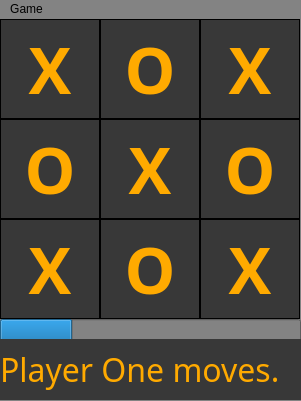
<?xml version="1.0" encoding="UTF-8"?>
<ui version="4.0">
 <class>TicTacToe_GUI</class>
 <widget class="QMainWindow" name="TicTacToe_GUI">
  <property name="geometry">
   <rect>
    <x>0</x>
    <y>0</y>
    <width>301</width>
    <height>401</height>
   </rect>
  </property>
  <property name="sizePolicy">
   <sizepolicy hsizetype="Fixed" vsizetype="Fixed">
    <horstretch>0</horstretch>
    <verstretch>0</verstretch>
   </sizepolicy>
  </property>
  <property name="windowTitle">
   <string>Крестики нолики</string>
  </property>
  <property name="windowIcon">
   <iconset>
    <normaloff>icon.png</normaloff>icon.png</iconset>
  </property>
  <property name="styleSheet">
   <string notr="true">background-color: rgb(131, 131, 131)</string>
  </property>
  <widget class="QWidget" name="centralwidget">
   <widget class="QPushButton" name="btn_Cell_1">
    <property name="geometry">
     <rect>
      <x>0</x>
      <y>0</y>
      <width>100</width>
      <height>100</height>
     </rect>
    </property>
    <property name="font">
     <font>
      <family>Arial Black</family>
      <pointsize>48</pointsize>
      <weight>75</weight>
      <bold>true</bold>
     </font>
    </property>
    <property name="styleSheet">
     <string notr="true">QPushButton:hover{
	background-color: rgb(99, 99, 98);
	color: rgb(230, 196, 0)
}
QPushButton{
	background-color: rgb(56, 56, 56);
	color: rgb(255, 170, 0);
	border: 1px solid black;
}
QPushButton:pressed{
	background-color: rgb(43, 43, 43);
	color: rgb(255, 85, 0)
}</string>
    </property>
    <property name="text">
     <string>X</string>
    </property>
   </widget>
   <widget class="QPushButton" name="btn_Cell_2">
    <property name="geometry">
     <rect>
      <x>100</x>
      <y>0</y>
      <width>100</width>
      <height>100</height>
     </rect>
    </property>
    <property name="font">
     <font>
      <family>Arial Black</family>
      <pointsize>48</pointsize>
      <weight>75</weight>
      <bold>true</bold>
     </font>
    </property>
    <property name="styleSheet">
     <string notr="true">QPushButton:hover{
	background-color: rgb(99, 99, 98);
	color: rgb(230, 196, 0)
}
QPushButton{
	background-color: rgb(56, 56, 56);
	color: rgb(255, 170, 0);
	border: 1px solid black;
}
QPushButton:pressed{
	background-color: rgb(43, 43, 43);
	color: rgb(255, 85, 0)
}</string>
    </property>
    <property name="text">
     <string>O</string>
    </property>
   </widget>
   <widget class="QPushButton" name="btn_Cell_3">
    <property name="geometry">
     <rect>
      <x>200</x>
      <y>0</y>
      <width>100</width>
      <height>100</height>
     </rect>
    </property>
    <property name="font">
     <font>
      <family>Arial Black</family>
      <pointsize>48</pointsize>
      <weight>75</weight>
      <bold>true</bold>
     </font>
    </property>
    <property name="styleSheet">
     <string notr="true">QPushButton:hover{
	background-color: rgb(99, 99, 98);
	color: rgb(230, 196, 0)
}
QPushButton{
	background-color: rgb(56, 56, 56);
	color: rgb(255, 170, 0);
	border: 1px solid black;
}
QPushButton:pressed{
	background-color: rgb(43, 43, 43);
	color: rgb(255, 85, 0)
}</string>
    </property>
    <property name="text">
     <string>X</string>
    </property>
   </widget>
   <widget class="QPushButton" name="btn_Cell_4">
    <property name="geometry">
     <rect>
      <x>0</x>
      <y>100</y>
      <width>100</width>
      <height>100</height>
     </rect>
    </property>
    <property name="font">
     <font>
      <family>Arial Black</family>
      <pointsize>48</pointsize>
      <weight>75</weight>
      <bold>true</bold>
     </font>
    </property>
    <property name="styleSheet">
     <string notr="true">QPushButton:hover{
	background-color: rgb(99, 99, 98);
	color: rgb(230, 196, 0)
}
QPushButton{
	background-color: rgb(56, 56, 56);
	color: rgb(255, 170, 0);
	border: 1px solid black;
}
QPushButton:pressed{
	background-color: rgb(43, 43, 43);
	color: rgb(255, 85, 0)
}</string>
    </property>
    <property name="text">
     <string>O</string>
    </property>
   </widget>
   <widget class="QPushButton" name="btn_Cell_5">
    <property name="geometry">
     <rect>
      <x>100</x>
      <y>100</y>
      <width>100</width>
      <height>100</height>
     </rect>
    </property>
    <property name="font">
     <font>
      <family>Arial Black</family>
      <pointsize>48</pointsize>
      <weight>75</weight>
      <bold>true</bold>
     </font>
    </property>
    <property name="styleSheet">
     <string notr="true">QPushButton:hover{
	background-color: rgb(99, 99, 98);
	color: rgb(230, 196, 0)
}
QPushButton{
	background-color: rgb(56, 56, 56);
	color: rgb(255, 170, 0);
	border: 1px solid black;
}
QPushButton:pressed{
	background-color: rgb(43, 43, 43);
	color: rgb(255, 85, 0)
}</string>
    </property>
    <property name="text">
     <string>X</string>
    </property>
   </widget>
   <widget class="QPushButton" name="btn_Cell_6">
    <property name="geometry">
     <rect>
      <x>200</x>
      <y>100</y>
      <width>100</width>
      <height>100</height>
     </rect>
    </property>
    <property name="font">
     <font>
      <family>Arial Black</family>
      <pointsize>48</pointsize>
      <weight>75</weight>
      <bold>true</bold>
     </font>
    </property>
    <property name="styleSheet">
     <string notr="true">QPushButton:hover{
	background-color: rgb(99, 99, 98);
	color: rgb(230, 196, 0)
}
QPushButton{
	background-color: rgb(56, 56, 56);
	color: rgb(255, 170, 0);
	border: 1px solid black;
}
QPushButton:pressed{
	background-color: rgb(43, 43, 43);
	color: rgb(255, 85, 0)
}</string>
    </property>
    <property name="text">
     <string>O</string>
    </property>
   </widget>
   <widget class="QPushButton" name="btn_Cell_7">
    <property name="geometry">
     <rect>
      <x>0</x>
      <y>200</y>
      <width>100</width>
      <height>100</height>
     </rect>
    </property>
    <property name="font">
     <font>
      <family>Arial Black</family>
      <pointsize>48</pointsize>
      <weight>75</weight>
      <bold>true</bold>
     </font>
    </property>
    <property name="styleSheet">
     <string notr="true">QPushButton:hover{
	background-color: rgb(99, 99, 98);
	color: rgb(230, 196, 0)
}
QPushButton{
	background-color: rgb(56, 56, 56);
	color: rgb(255, 170, 0);
	border: 1px solid black;
}
QPushButton:pressed{
	background-color: rgb(43, 43, 43);
	color: rgb(255, 85, 0)
}</string>
    </property>
    <property name="text">
     <string>X</string>
    </property>
   </widget>
   <widget class="QPushButton" name="btn_Cell_8">
    <property name="geometry">
     <rect>
      <x>100</x>
      <y>200</y>
      <width>100</width>
      <height>100</height>
     </rect>
    </property>
    <property name="font">
     <font>
      <family>Arial Black</family>
      <pointsize>48</pointsize>
      <weight>75</weight>
      <bold>true</bold>
     </font>
    </property>
    <property name="styleSheet">
     <string notr="true">QPushButton:hover{
	background-color: rgb(99, 99, 98);
	color: rgb(230, 196, 0)
}
QPushButton{
	background-color: rgb(56, 56, 56);
	color: rgb(255, 170, 0);
	border: 1px solid black;
}
QPushButton:pressed{
	background-color: rgb(43, 43, 43);
	color: rgb(255, 85, 0)
}</string>
    </property>
    <property name="text">
     <string>O</string>
    </property>
   </widget>
   <widget class="QPushButton" name="btn_Cell_9">
    <property name="geometry">
     <rect>
      <x>200</x>
      <y>200</y>
      <width>100</width>
      <height>100</height>
     </rect>
    </property>
    <property name="font">
     <font>
      <family>Arial Black</family>
      <pointsize>48</pointsize>
      <weight>75</weight>
      <bold>true</bold>
     </font>
    </property>
    <property name="styleSheet">
     <string notr="true">QPushButton:hover{
	background-color: rgb(99, 99, 98);
	color: rgb(230, 196, 0)
}
QPushButton{
	background-color: rgb(56, 56, 56);
	color: rgb(255, 170, 0);
	border: 1px solid black;
}
QPushButton:pressed{
	background-color: rgb(43, 43, 43);
	color: rgb(255, 85, 0)
}</string>
    </property>
    <property name="text">
     <string>X</string>
    </property>
   </widget>
   <widget class="QProgressBar" name="progressBar">
    <property name="geometry">
     <rect>
      <x>0</x>
      <y>300</y>
      <width>301</width>
      <height>23</height>
     </rect>
    </property>
    <property name="styleSheet">
     <string notr="true"/>
    </property>
    <property name="value">
     <number>24</number>
    </property>
    <property name="textVisible">
     <bool>false</bool>
    </property>
    <property name="textDirection">
     <enum>QProgressBar::TopToBottom</enum>
    </property>
   </widget>
   <widget class="QLabel" name="display">
    <property name="geometry">
     <rect>
      <x>0</x>
      <y>320</y>
      <width>301</width>
      <height>61</height>
     </rect>
    </property>
    <property name="font">
     <font>
      <family>Franklin Gothic Demi</family>
      <pointsize>24</pointsize>
     </font>
    </property>
    <property name="styleSheet">
     <string notr="true">	background-color: rgb(56, 56, 56);
	color: rgb(255, 170, 0)</string>
    </property>
    <property name="text">
     <string>Player One moves.</string>
    </property>
   </widget>
  </widget>
  <widget class="QMenuBar" name="menubar">
   <property name="geometry">
    <rect>
     <x>0</x>
     <y>0</y>
     <width>301</width>
     <height>21</height>
    </rect>
   </property>
   <widget class="QMenu" name="menuGame">
    <property name="title">
     <string>Game</string>
    </property>
    <addaction name="actionNew_Game"/>
   </widget>
   <addaction name="menuGame"/>
  </widget>
  <action name="actionNew_Game">
   <property name="text">
    <string>New Game</string>
   </property>
   <property name="shortcut">
    <string>Ctrl+N</string>
   </property>
  </action>
  <action name="actionSettings">
   <property name="text">
    <string>Settings</string>
   </property>
  </action>
  <action name="actionPlayer_vs_Player">
   <property name="text">
    <string>Player vs Player</string>
   </property>
  </action>
  <action name="actionPlayer_vs_PC">
   <property name="text">
    <string>Player vs PC</string>
   </property>
  </action>
 </widget>
 <resources/>
 <connections/>
</ui>
